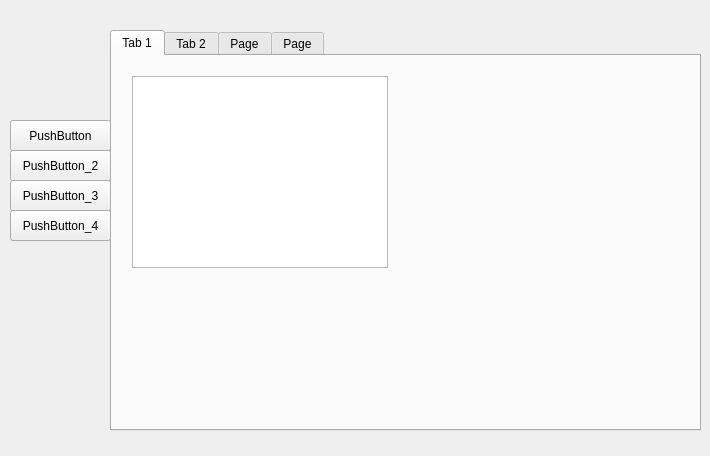
<?xml version="1.0" encoding="UTF-8"?>
<ui version="4.0">
 <class>DockWidget</class>
 <widget class="QDockWidget" name="DockWidget">
  <property name="geometry">
   <rect>
    <x>0</x>
    <y>0</y>
    <width>710</width>
    <height>456</height>
   </rect>
  </property>
  <property name="windowTitle">
   <string>DockWidget</string>
  </property>
  <widget class="QWidget" name="dockWidgetContents">
   <widget class="QPushButton" name="pushButton">
    <property name="geometry">
     <rect>
      <x>10</x>
      <y>120</y>
      <width>101</width>
      <height>31</height>
     </rect>
    </property>
    <property name="sizePolicy">
     <sizepolicy hsizetype="Expanding" vsizetype="Expanding">
      <horstretch>0</horstretch>
      <verstretch>0</verstretch>
     </sizepolicy>
    </property>
    <property name="autoFillBackground">
     <bool>false</bool>
    </property>
    <property name="text">
     <string>PushButton</string>
    </property>
   </widget>
   <widget class="QTabWidget" name="tabWidget">
    <property name="geometry">
     <rect>
      <x>110</x>
      <y>30</y>
      <width>591</width>
      <height>401</height>
     </rect>
    </property>
    <property name="currentIndex">
     <number>0</number>
    </property>
    <widget class="QWidget" name="tab">
     <attribute name="title">
      <string>Tab 1</string>
     </attribute>
     <widget class="QPlainTextEdit" name="plainTextEdit">
      <property name="geometry">
       <rect>
        <x>20</x>
        <y>20</y>
        <width>256</width>
        <height>192</height>
       </rect>
      </property>
     </widget>
    </widget>
    <widget class="QWidget" name="tab_2">
     <attribute name="title">
      <string>Tab 2</string>
     </attribute>
    </widget>
    <widget class="QWidget" name="tab_3">
     <attribute name="title">
      <string>Page</string>
     </attribute>
    </widget>
    <widget class="QWidget" name="tab_4">
     <attribute name="title">
      <string>Page</string>
     </attribute>
    </widget>
   </widget>
   <widget class="QPushButton" name="pushButton_2">
    <property name="geometry">
     <rect>
      <x>10</x>
      <y>150</y>
      <width>101</width>
      <height>31</height>
     </rect>
    </property>
    <property name="text">
     <string>PushButton_2</string>
    </property>
   </widget>
   <widget class="QPushButton" name="pushButton_3">
    <property name="geometry">
     <rect>
      <x>10</x>
      <y>180</y>
      <width>101</width>
      <height>31</height>
     </rect>
    </property>
    <property name="text">
     <string>PushButton_3</string>
    </property>
   </widget>
   <widget class="QPushButton" name="pushButton_4">
    <property name="geometry">
     <rect>
      <x>10</x>
      <y>210</y>
      <width>101</width>
      <height>31</height>
     </rect>
    </property>
    <property name="text">
     <string>PushButton_4</string>
    </property>
   </widget>
  </widget>
 </widget>
 <resources/>
 <connections>
  <connection>
   <sender>pushButton</sender>
   <signal>clicked()</signal>
   <receiver>plainTextEdit</receiver>
   <slot>hide()</slot>
   <hints>
    <hint type="sourcelabel">
     <x>60</x>
     <y>157</y>
    </hint>
    <hint type="destinationlabel">
     <x>259</x>
     <y>189</y>
    </hint>
   </hints>
  </connection>
  <connection>
   <sender>pushButton_2</sender>
   <signal>clicked()</signal>
   <receiver>plainTextEdit</receiver>
   <slot>show()</slot>
   <hints>
    <hint type="sourcelabel">
     <x>60</x>
     <y>187</y>
    </hint>
    <hint type="destinationlabel">
     <x>259</x>
     <y>189</y>
    </hint>
   </hints>
  </connection>
 </connections>
</ui>
